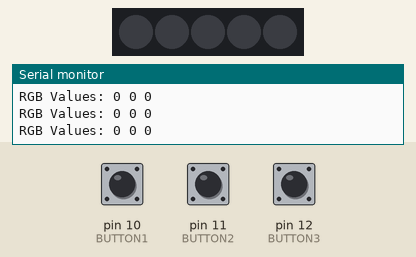
A sketch run on a simulated Arduino Uno, built with avr-gcc and run on an emulated ATmega328P. On the bench: 5 RGB LEDs in strip order, left to right, the last lines printed to the serial monitor. The test bench sets the inputs (shaded band); at power-on: pin 10 (BUTTON1) HIGH, pin 11 (BUTTON2) HIGH, pin 12 (BUTTON3) HIGH. Dim RGB values are drawn brighter than linear.

Above: at 1.2 s.
1.3 s: pin 10 (BUTTON1) pulled LOW for 0.15 s
At 2.2 s:
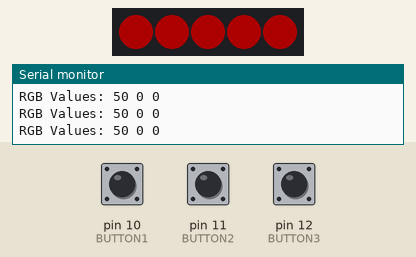
2.9 s: pin 11 (BUTTON2) pulled LOW for 0.15 s
At 3.3 s:
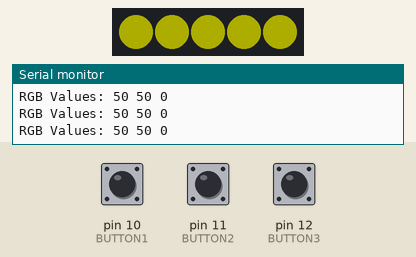
4.5 s: pin 12 (BUTTON3) pulled LOW for 0.15 s
At 5.7 s:
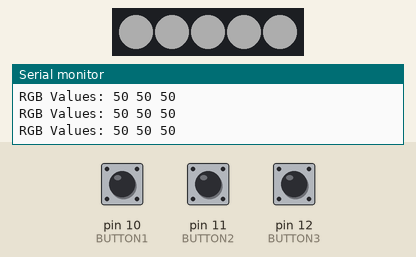
6.1 s: pin 10 (BUTTON1) pulled LOW for 1 s
At 7.2 s:
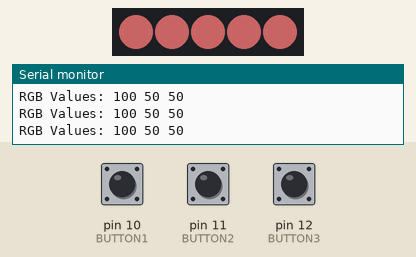
8.6 s: pin 11 (BUTTON2) pulled LOW for 1 s
At 9.5 s:
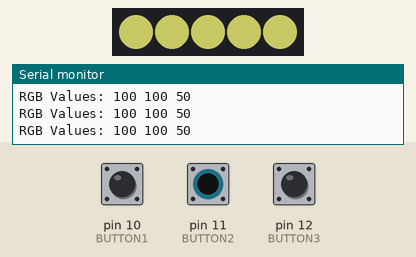
11.1 s: pin 10 (BUTTON1) pulled LOW for 0.15 s
At 12.4 s:
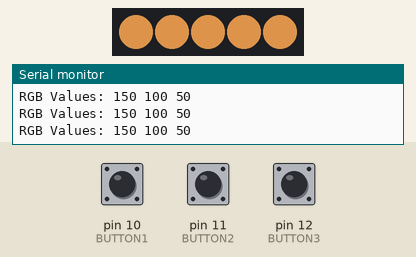
Timing chart, 0 to 13.7 s (numbered marks = the images above; inputs shaded):
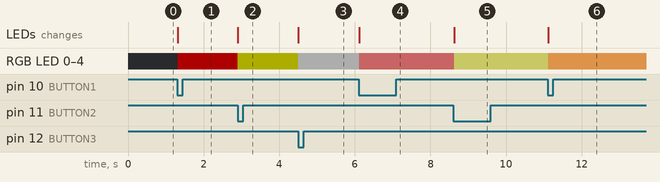

The sketch:

NeoPixelExampleMine.ino
```cpp
#include <Adafruit_NeoPixel.h>

#define BUTTON1     10
#define BUTTON2     11
#define BUTTON3     12

#define NEOPIXELPIN    9

#define PIXEL_COUNT 5

//Strip Initialization retrieved from Example NEOPIXEL code library
Adafruit_NeoPixel strip = Adafruit_NeoPixel(PIXEL_COUNT, NEOPIXELPIN, NEO_GRB + NEO_KHZ800);

bool button1State = HIGH; //Red
bool button2State = HIGH; //Green
bool button3State = HIGH; //Blue

int red = 0;
int green = 0;
int blue = 0;

void setup() {

  pinMode(BUTTON1, INPUT);
  pinMode(BUTTON2, INPUT);
  pinMode(BUTTON3, INPUT);
  Serial.begin(9600);
  strip.begin();
  strip.show();
}

void loop() {
  // Get current button state.
  bool newbutton1State = digitalRead(BUTTON1);
  bool newbutton2State = digitalRead(BUTTON2);
  bool newbutton3State = digitalRead(BUTTON3);

  //Detects if a button has been pressed.
  if (newbutton1State == LOW && button1State == HIGH) {
    //Increase value of associated color by set amount, or overflow
    if(red < 255){
      red += 50;
    }else{
      red = 0;
    }
  }

  if (newbutton2State == LOW && button2State == HIGH) {
    //Increase value of associated color by set amount, or overflow
    if(green < 255){
      green += 50;
    }else{
      green = 0;
    }
  }

  if (newbutton3State == LOW && button3State == HIGH) {
    //Increase value of associated color by set amount, or overflow
    if(blue < 255){
      blue += 50;
    }else{
      blue = 0;
    }
  }


  Serial.print("RGB Values: ");
  Serial.print(red);
  Serial.print(" ");
  Serial.print(green);
  Serial.print(" ");
  Serial.print(blue);
  Serial.println();

  //Set the colors of the strip.
  SetColor(strip.Color(red, green, blue));
  delay(20); //short delay in the loop

  // Set the last button state to the old state.
  button1State = newbutton1State;
  button2State = newbutton2State;
  button3State = newbutton3State;


}

void SetColor(uint32_t c) {
  for(uint16_t i=0; i<strip.numPixels(); i++) {
    strip.setPixelColor(i, c);
    strip.show();
  }
}
```

Measured:
- after the input at 1.3 s, RGB LED 0–4: off → RGB(50, 0, 0) at once; the LEDs: change at once (image 1)
- after the input at 2.9 s, RGB LED 0–4: RGB(50, 0, 0) → RGB(50, 50, 0) at once; the LEDs: change at once (image 2)
- after the input at 4.5 s, RGB LED 0–4: RGB(50, 50, 0) → RGB(50, 50, 50) at once; the LEDs: change at once (image 3)
- after the input at 6.1 s, RGB LED 0–4: RGB(50, 50, 50) → RGB(100, 50, 50) at once; the LEDs: change at once (image 4)
- after the input at 8.6 s, RGB LED 0–4: RGB(100, 50, 50) → RGB(100, 100, 50) at once; the LEDs: change at once (image 5)
- after the input at 11.1 s, RGB LED 0–4: RGB(100, 100, 50) → RGB(150, 100, 50) at once; the LEDs: change at once (image 6)
